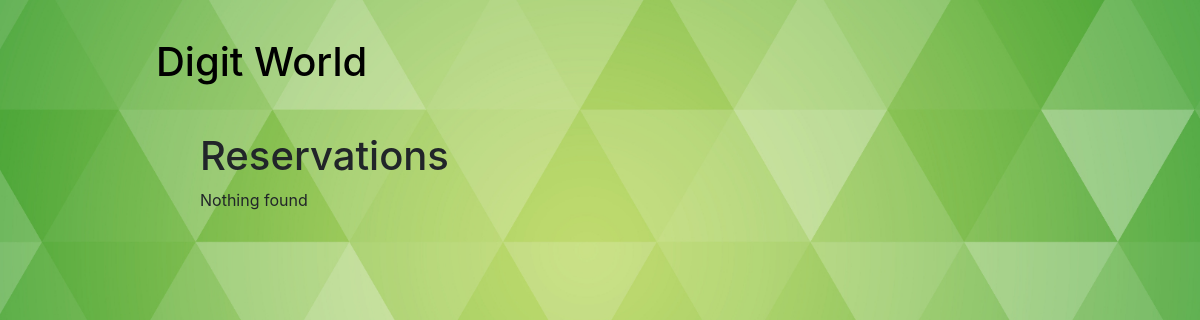
Before: /reservations/history/ (signed in) with the older database file.
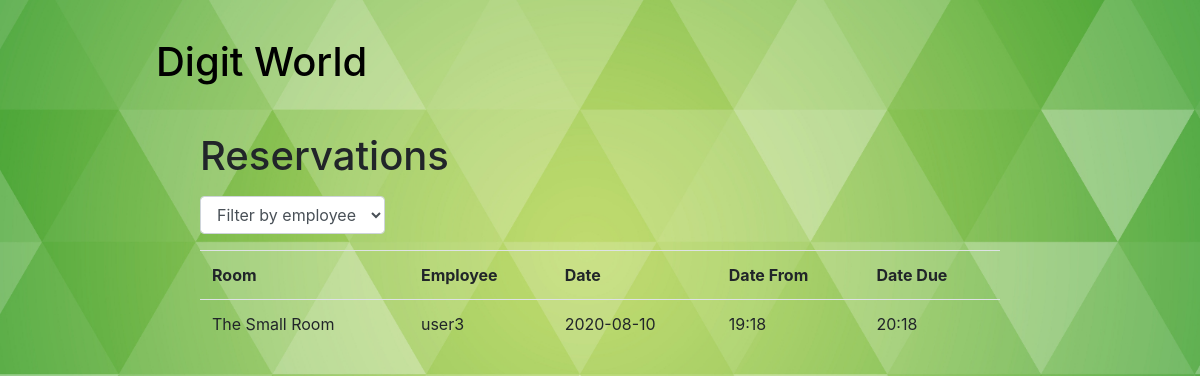
After: the same page with the newer database file.
### reservations/models.py (models this page shows, shortened)
class Reservations(models.Model):
    room_id = models.ForeignKey(Rooms, on_delete=models.SET_NULL, null=True,
                                db_constraint=False)
    employee_id = models.ForeignKey(User, on_delete=models.SET_NULL, null=True,
                                    db_constraint=False)
    date = models.DateField('Date', null=False, default=datetime.now,
                            blank=False)
    time_from = models.TimeField('Time From', null=False, blank=False)
    time_to = models.TimeField('Time To', null=False, blank=False)
    STATUS = (
        ('w', ('waiting')),
        ('d', ('done')),
        ('x', ('canceled')),
    )
    status = models.CharField(max_length=1,
                              choices=STATUS,
                              blank=True,
                              default='w',
                              help_text=('Status')
                              )

class Rooms(models.Model):
    title = models.CharField('Title', max_length=200)
    def __str__(self):
        return self.title
    class Meta:
        verbose_name = "Room"
        verbose_name_plural = "Rooms"

### reservations/views.py (the view)
# urls.py: path('history/', views.reservations_list, name='all_reservations'),
@login_required(login_url='/reservations/')
def reservations_list(request):
    paginator = Paginator(
        Reservations.objects.filter(date__gte=datetime.now().date()).exclude(
            status="x").order_by('date').all(), 5)
    page_number = request.GET.get('page')
    reservations = paginator.get_page(page_number)
    employees = User.objects.all()
    context = {
        'reservations': reservations,
        'employees': employees
    }
    return render(request, 'reservations_ListView.html', context=context)

### reservations/templates/reservations_ListView.html (shortened to what this page needs)
{% extends "base.html" %}
{% block content %}
<h1>Reservations</h1>
{%if reservations%}
<p>
<form action="{% url 'search' %}" method="get"
   class="form-inline my-2 my-md-0">
   <div class="form-group">
      <select class="form-control" name="query" type="text"
         id="exampleFormControlSelect1" onchange="this.form.submit()">
         <option selected>Filter by employee</option>
      </select>
   </div>
</form>
</p>
<div class="visits-list">
   <table class="table table-hover">
      <tr>
         <th scope="col">Room</th>
         <th scope="col">Employee</th>
         <th scope="col">Date</th>
         <th scope="col">Date From</th>
         <th scope="col">Date Due</th>
      </tr>
      {%for reservation in reservations%}
      <tr>
         <td>{{reservation.room_id}}</td>
         <td>{{reservation.employee_id}}</td>
         <td>{{reservation.date|date:"Y-m-d"}}</td>
         <td>{{reservation.time_from|date:"H:i"}}</td>
         <td>{{reservation.time_to|date:"H:i"}}</td>
         {%endfor%}
   </table>
</div>
{%else%}
<p>Nothing found</p>
{% endif %}
{% endblock %}

Changed rows visible on the page:
added Reservations: room_id "The Small Room", employee_id "user3", date "2020-08-10", time_from "19:18", time_to "20:18"
Other visible differences:
form field query: (not shown) → "Filter by employee"
text no longer shown: "Nothing found"
text now shown: "Room Employee Date Date From Date Due"
